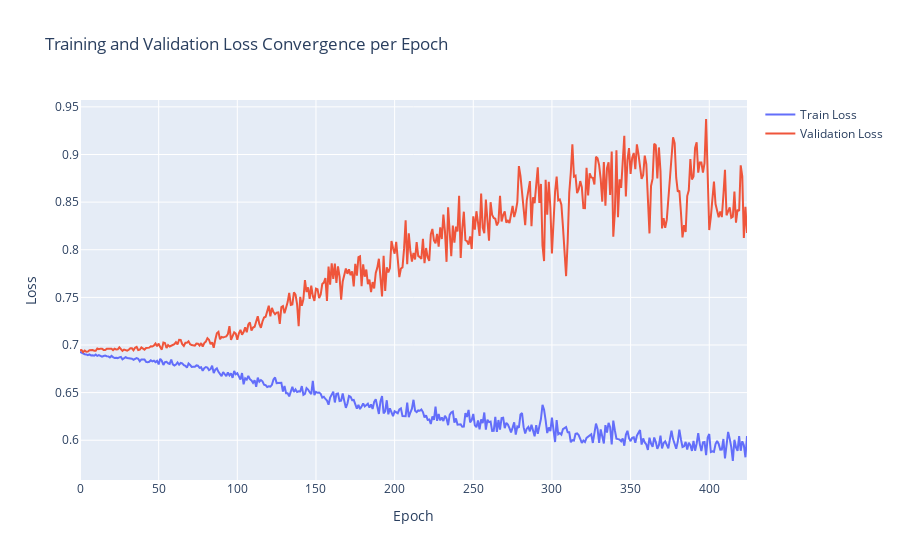
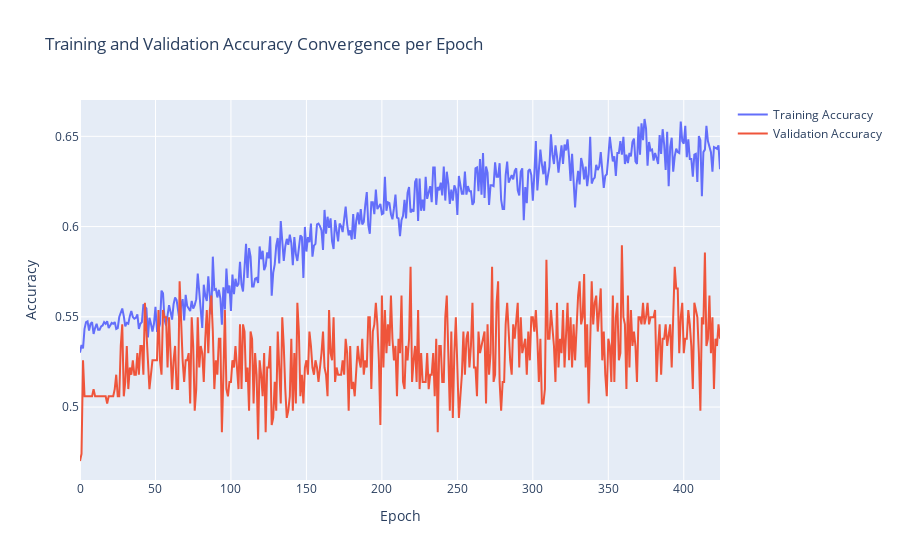

The notebook cell these images were saved under, in order:
### Code cell
def evaluate_convergence(history):
    epochs = []
    for i in range(len(history.history['loss'])):
        epochs.append(i)
    
    train_loss = history.history['loss']
    val_loss = history.history['val_loss']
    fig1 = make_subplots(rows=1, cols=1, specs=[[{'type':'xy'}]])
    fig1.add_trace(go.Scatter(x=epochs, y=train_loss, mode="lines", name="Train Loss"), row=1, col=1)
    fig1.add_trace(go.Scatter(x=epochs, y=val_loss, mode="lines", name="Validation Loss"), row=1, col=1)
    fig1.update_layout(
        title = "Training and Validation Loss Convergence per Epoch", 
        xaxis1 = dict(title_text = "Epoch"),
        yaxis1 = dict(title_text = "Loss"),
    )
#     fig1.write_image()
    fig1.show()
    
    train_acc = history.history['acc']
    val_acc = history.history['val_acc']
    fig2 = make_subplots(rows=1, cols=1, specs=[[{'type':'xy'}]])
    fig2.add_trace(go.Scatter(x=epochs, y=train_acc, mode="lines", name="Training Accuracy"), row=1, col=1)
    fig2.add_trace(go.Scatter(x=epochs, y=val_acc, mode="lines", name="Validation Accuracy"), row=1, col=1)
    fig2.update_layout(
        title = "Training and Validation Accuracy Convergence per Epoch", 
        xaxis1 = dict(title_text = "Epoch"),
        yaxis1 = dict(title_text = "Accuracy"),
    )
#     fig2.write_image()
    fig2.show()
    
evaluate_convergence(history)

### Figure 1 — Plotly figure (JSON) as saved in the notebook; plotly's stock layout.template omitted (floating-point values rounded to 4 significant figures; data arrays with more than 128 entries replaced by an {"elided": "..."} marker saying what was removed)
{"data": [{"mode": "lines", "name": "Train Loss", "type": "scatter", "x": {"elided": "425 int values"}, "xaxis": "x", "y": {"elided": "425 float values"}, "yaxis": "y"}, {"mode": "lines", "name": "Validation Loss", "type": "scatter", "x": {"elided": "425 int values"}, "xaxis": "x", "y": {"elided": "425 float values"}, "yaxis": "y"}], "layout": {"title": {"text": "Training and Validation Loss Convergence per Epoch"}, "xaxis": {"anchor": "y", "domain": [0, 1], "title": {"text": "Epoch"}}, "yaxis": {"anchor": "x", "domain": [0, 1], "title": {"text": "Loss"}}}}

### Figure 2 — Plotly figure (JSON) as saved in the notebook; plotly's stock layout.template omitted (floating-point values rounded to 4 significant figures; data arrays with more than 128 entries replaced by an {"elided": "..."} marker saying what was removed)
{"data": [{"mode": "lines", "name": "Training Accuracy", "type": "scatter", "x": {"elided": "425 int values"}, "xaxis": "x", "y": {"elided": "425 float values"}, "yaxis": "y"}, {"mode": "lines", "name": "Validation Accuracy", "type": "scatter", "x": {"elided": "425 int values"}, "xaxis": "x", "y": {"elided": "425 float values"}, "yaxis": "y"}], "layout": {"title": {"text": "Training and Validation Accuracy Convergence per Epoch"}, "xaxis": {"anchor": "y", "domain": [0, 1], "title": {"text": "Epoch"}}, "yaxis": {"anchor": "x", "domain": [0, 1], "title": {"text": "Accuracy"}}}}
